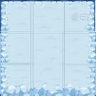

The image is a tile-based game level rendered from a .tmx file. Its description and complete source (layers, tilesets, objects, tile grids) follow:
An orthogonal 3x3 tile map with 32x32 px tiles, 1 tile layer (Tile Layer 1).

<map version="1.10" tiledversion="1.11.2" orientation="orthogonal" renderorder="right-down" width="3" height="3" tilewidth="32" tileheight="32" infinite="0" nextlayerid="2" nextobjectid="1">
 <tileset firstgid="1" source="wholemap.tsx" />
 <layer id="1" name="Tile Layer 1" width="3" height="3">
  <data encoding="csv">
1,2,3,
4,5,6,
7,8,9
</data>
 </layer>
</map>